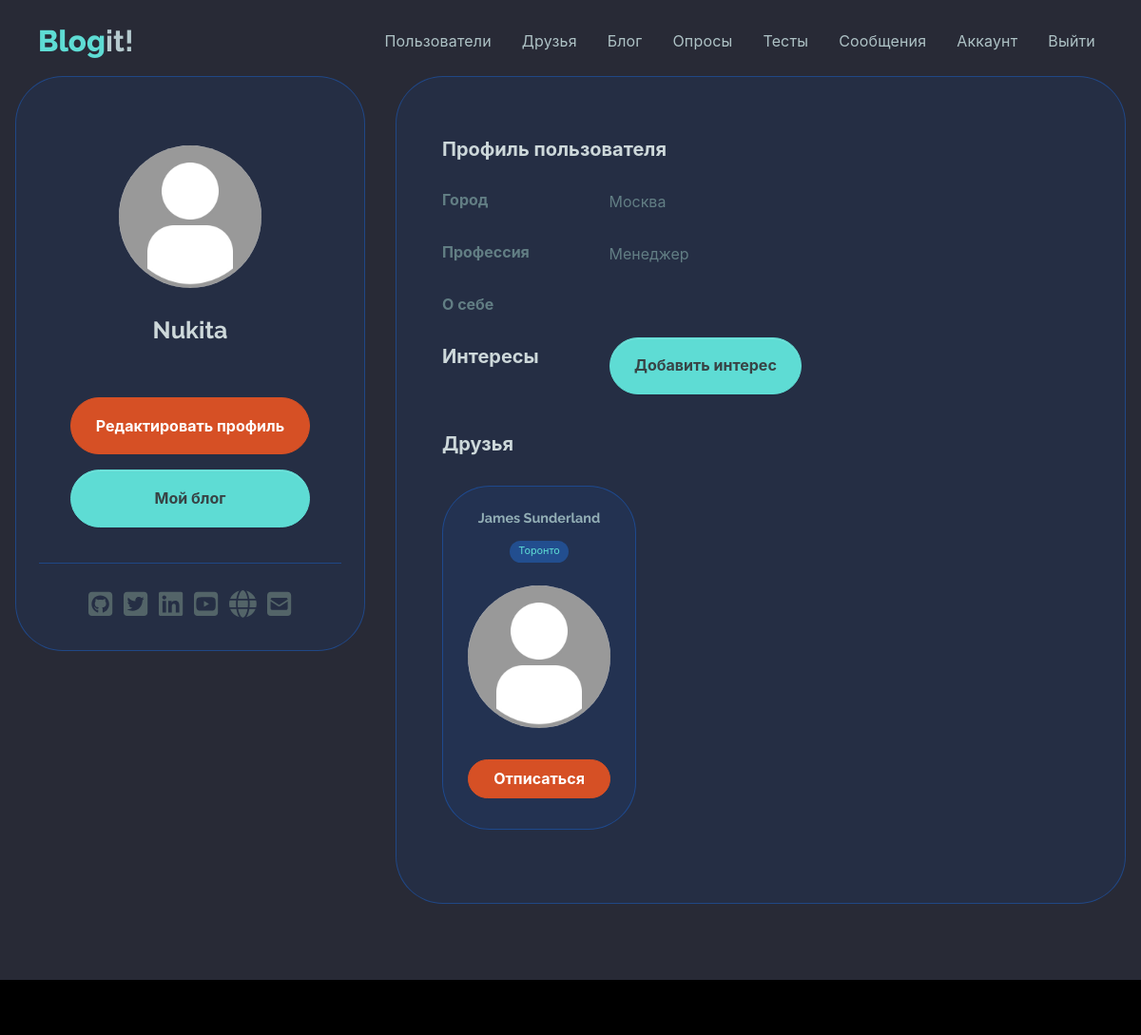
/account/ (signed in), run on the app's committed database.
### users/models.py (models this page shows, shortened)
class Profile(models.Model):
    user = models.OneToOneField(User, on_delete=models.CASCADE)
    name = models.CharField(max_length=50, blank=True, null=True)
    email = models.EmailField(max_length=50,  blank=True, null=True)
    username = models.CharField(max_length=50, blank=True, null=True)
    summary = models.CharField(max_length=100, blank=True, null=True)
    city = models.CharField(max_length=20, blank=True, null=True)
    profession = models.CharField(max_length=50, blank=True, null=True)
    about = models.TextField(blank=True, null=True)
    image = models.ImageField(null=True, blank=True, upload_to='profile_images', default='profile_images/default.jpg')
    github = models.CharField(max_length=100, default='https://github.com')
    twitter = models.CharField(max_length=100,  default='https://twitter.com')
    linkedin = models.CharField(max_length=100, default='https://linkedin.com')
    youtube = models.CharField(max_length=100, default='https://youtube.com')
    website = models.CharField(max_length=100, default='https://mysite.com')
    created = models.DateTimeField(auto_now_add=True)
    follows = models.ManyToManyField('self', related_name='followed_by', symmetrical=False, blank=True)
    class Meta:
        ordering = ['created']
        verbose_name = 'Профиль'
        verbose_name_plural = 'Профили'

### users/views.py (the view)
# urls.py: path('account/', views.userAccount, name='account'),
@login_required
def userAccount(request):
    profile = request.user.profile
    interests = profile.interest_set.all()
    profiles = profile.follows.all()
    custom_range, profiles = paginateObjects(request,
        profiles, 3)
    context = {'profile': profile, 'profiles': profiles,
    'interests': interests, 'custom_range': custom_range}
    return render(request, 'users/account.html', context)

### users/utils.py (called while the page is built)
def paginateObjects(request, objects, results):
    page = request.GET.get('page')
    paginator = Paginator(objects, results)
    try:
        objects = paginator.page(page)
    except PageNotAnInteger:
        page = 1
        objects = paginator.page(page)
    except EmptyPage:
        page = paginator.num_pages
        objects = paginator.page(page)
    leftIndex = (int(page) - 4)
    if leftIndex < 1:
        leftIndex = 1
    rightIndex = (int(page) + 5)
    if rightIndex > paginator.num_pages:
        rightIndex = paginator.num_pages + 1
    custom_range = range(leftIndex, rightIndex)
    return custom_range, objects

### users/templates/users/account.html (shortened to what this page needs)
{% extends 'base.html' %}
{% block content %}
    <section>
        <main class="mt-5 mb-5">
            <div class="container">
                <div class="main-body">
                    <div class="row">
                        <div class="col-lg-4">
                            <div class="card p-3 card-soft-primary">
                                <div class="card-body">
                                    <div class="d-flex flex-column align-items-center text-center">
                                        <div class="profile-image-wrapper mt-5">
                                            <div class="profile-image">
                                                <img src="{{ profile.image.url }}" alt="profile" />
                                            </div>
                                        </div>
                                        <div class="mt-1">
                                            <h5 class="fw-bold fs-2 text-200 mb-5 text-center">{{ profile.name }}</h5>
                                            <div class="text-center">
                                                <div class="col-12 d-grid">
                                                    <a class="btn btn-danger rounded-pill my-2"
                                                       href="{% url 'edit-account' %}">Редактировать профиль</a>
                                                    <a class="btn btn-primary rounded-pill my-2"
                                                       href="{% url 'blog:my-blog' %}">Мой блог</a>
                                                </div>
                                            </div>
                                        </div>
                                    </div>
                                    <hr class="my-4">
                                    <div class="text-center">{% include 'socials.html' %}</div>
                                </div>
                            </div>
                        </div>
                        <div class="col-lg-8">
                            <div class="card p-3 h-100 card-soft-primary">
                                <div class="profile-card-body">
                                    <div class="row mb-3">
                                        <div class="col-12">
                                            <h6 class="fw-bold fs-1 text-200 my-3">Профиль пользователя</h6>
                                        </div>
                                    </div>
                                    <div class="row mb-3">
                                        <div class="col-sm-3">
                                            <h6 class="fw-bold fs-0 mb-0 text-600">Город</h6>
                                        </div>
                                        <div class="col-sm-9 fs-0 fw-normal mb-0 text-600">
                                            <p>{{ profile.city }}</p>
                                        </div>
                                    </div>
                                    <div class="row mb-3">
                                        <div class="col-sm-3">
                                            <h6 class="fw-bold fs-0 mb-0 text-600">Профессия</h6>
                                        </div>
                                        <div class="col-sm-9 fs-0 fw-normal mb-0 text-600">
                                            <p>{{ profile.profession }}</p>
                                        </div>
                                    </div>
                                    <div class="row mb-3">
                                        <div class="col-sm-3">
                                            <h6 class="fw-bold fs-0 mb-0 text-600">О себе</h6>
                                        </div>
                                        <div class="col-sm-9 fs-0 fw-normal mb-0 text-600">
                                        </div>
                                    </div>
                                    <div class="row mb-3">
                                        <div class="col-sm-3">
                                            <h6 class="fw-bold fs-1 text-200 my-3">Интересы</h6>
                                        </div>
                                        <div class="col-sm-9 fs-1 fw-normal mb-0 text-600">
                                            <a class="btn btn-primary rounded-pill my-2"
                                               href="{% url 'create-interest' %}">Добавить интерес</a>
                                        </div>
                                    </div>
                                    <div class="row mb-3">
                                        <div class="col-sm-3">
                                            <h6 class="fw-bold fs-1 text-200 my-3">Друзья</h6>
                                        </div>
                                        <div class="col-sm-9 fs-1 fw-normal mb-0 text-600"></div>
                                    </div>
                                    <div class="row row-cols-1 row-cols-md-3 g-4">{% include 'users/friends.html' %}</div>
                                </div>
                            </div>
                        </div>
                    </div>
                </div>
            </div>
        </main>
    </section>
{% endblock %}

### users/templates/users/friends.html (shortened to what this page needs)
{% for profile in profiles %}
    <div class="col">
        <div class="card p-3 card-soft-primary align-items-center">
            <div class="card-body text-center">
                <h6 class="fw-bold fs--1 mb-3 text-400">{{ profile.name }}</h6>
                <h6>
                    <span class="badge rounded-pill text-primary mb-3 pill-bg">{{ profile.city }}</span>
                </h6>
                <div class="profile-image-wrapper">
                    <div class="profile-image">
                        <a href="{% url 'user-profile' profile.username %}">
                            <img src="{{ profile.image.url }}" alt="profile" />
                        </a>
                    </div>
                </div>
                <div class="col-12 d-grid">
                    <div class="text-center">
                        <form action="{% url 'follow-unfollow' profile.username %}" method="POST">
                            {% if profile in user.profile.follows.all %}
                                <button class="btn btn-danger rounded-pill my-2 col-12 p-2"
                                        name="follow"
                                        value="unfollow"
                                        type="submit">
                                    Отписаться
                                </button>
                            {% endif %}
                        </form>
                    </div>
                </div>
            </div>
        </div>
    </div>
{% endfor %}

### data on the page
Profile: image (placeholder picture), name "Nukita", city "Москва", profession "Менеджер"
Profile: name "James Sunderland", city "Торонто", image (placeholder picture), shows "Отписаться"
